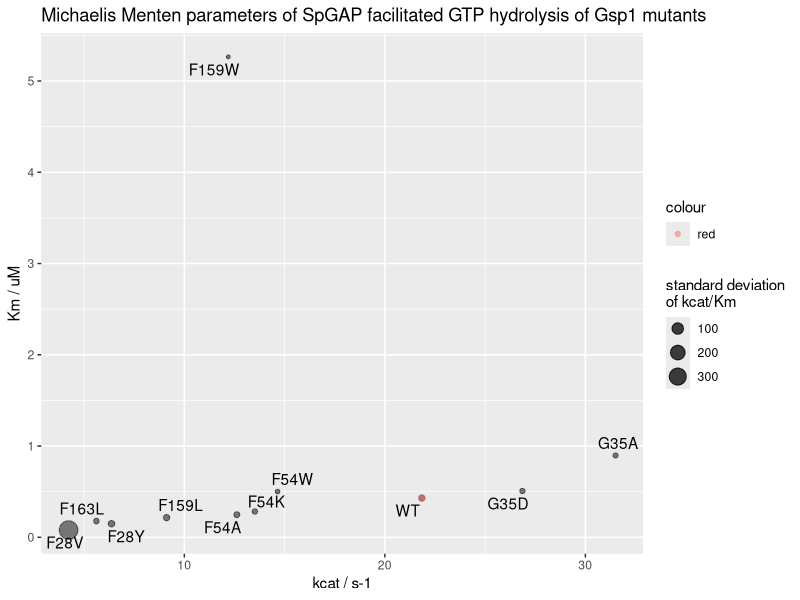

Recreate this plot in R.
library(tidyverse)
library(ggrepel)
library(pracma)
outfiles <- "final_data"
dir.create(file.path(outfiles), showWarnings = FALSE)

#### analyse and parse parameters from DELA
parameters <- read_tsv('./fit_GAP_data.txt') %>% 
  select(data, kcat, Km, "conc" = `[S]`, basS) %>% 
  separate(col = data, into = c("date", "mutant", "well", "input_conc", "GAP_conc", "sensor_conc"), sep = "-", convert = T, remove = T) %>% 
  mutate("aprox_loading_eff" = conc/input_conc) %>% 
  # separate(col = sample, into = c("PE", "mutant")) %>% 
  arrange(mutant, date) %>% 
  mutate('individual_kcat_Km' = kcat/Km)
# interval_table <- read_tsv('Data/RanGAP_assay/interval_table.txt') 
# read_tsv("Data/RanGAP_assay/20200720_parameters_summary.txt")%>% 
#   inner_join(., interval_table, by = c('data' = 'condition')) %>% 
#   write_tsv('Data/RanGAP_assay/parameters_with_interval.txt')
avg_parameters <- parameters %>% 
  group_by(mutant) %>% 
  summarize("mean_kcat" = mean(kcat), "mean_Km" = mean(Km), 
            "kcat_sd" = sd(kcat), "Km_sd" = sd(Km), 
            "kcat_se" = std_err(kcat), "Km_se" = std_err(Km), 
            'mean_kcat_Km' = mean(individual_kcat_Km),    #### take the mean of individual kcat/Km
            'sd' = sd(individual_kcat_Km),  ### this sd reports the sd of the kcat/Km ratio between individual measurements
            'se' = std_err(individual_kcat_Km),
            "combined_sd" =  (sqrt( (kcat_sd/mean_kcat)^2 + (Km_sd/mean_Km)^2 )) * mean_kcat_Km,  ### but use the more strict way for getting the std.dev
            "combined_se" =  (sqrt( (kcat_se/mean_kcat)^2 + (Km_se/mean_Km)^2 )) * mean_kcat_Km,  ### but use the more strict way for getting the std.dev
            # 'log_kcat_over_Km' = log(mean_kcat_Km),
            # 'log_sd' = sd/mean_kcat_Km
            ) %>% 
  ungroup() %>% 
  select(mutant, 'mean_kcat' = mean_kcat, 'mean_Km' = mean_Km, mean_kcat_Km, everything())

GAP_parameters <- parameters %>% 
  inner_join(., avg_parameters, by = 'mutant') %>% 
  select(-date, -well, -input_conc, -aprox_loading_eff, -basS)
write_tsv(GAP_parameters, file = file.path(outfiles, "GAP_kinetics_MichaelisMenten_parameters.txt"))
# avg_parameters %>% 
#   select(mutant,'kcat' = mean_kcat, 'Km' = mean_Km, everything()) %>% 
#   write_tsv(., path = file.path(outfiles, "GAP_MM_parameters_clean.txt"))
#### kcat vs Km scatterplot
avg_parameters %>% 
  ggplot(aes(x = mean_kcat, y = mean_Km, label = mutant)) + 
  geom_point(aes(size = sd), alpha = 0.5) +
  geom_point(data = avg_parameters[avg_parameters$mutant == "WT",], 
             aes(size = sd, color = "red"), alpha = 0.5) +
  geom_text_repel() +
  xlab(label = "kcat / s-1") +
  ylab(label = "Km / uM") +
  labs(size = "standard deviation\nof kcat/Km ") +
  ggtitle("Michaelis Menten parameters of SpGAP facilitated GTP hydrolysis of Gsp1 mutants")
#ggsave(filename = file.path(outfiles, "kcat_vs_Km_scatterplot.pdf"), height = 7, width = 12)
avg_parameters %>% 
  select(mutant, mean_kcat, kcat_se, mean_Km, Km_se, mean_kcat_Km, se) %>% 
  write_delim(file.path(outfiles, 'GAP_table_raw.txt'), delim='\t')

# parameters <- parameters %>%
#   mutate('row' = substr(well, 1,1)) %>%
#   mutate('exp' = str_c(date, row, mutant))
# intrinsic_hydrolysis_data <- read_tsv('Data/RanGAP_assay/intrinsic_data/revisions_intrinsic_hydrolysis_data.txt') %>% 
#   mutate('exp' = str_c(date, row, mutant))

# intrinsic_replicates_to_remove <- intrinsic_hydrolysis_data %>%   #### remove the intrinsic measurements for many of the test wt runs, where final concncetration was probably not well estimated
#   filter(mutant == 'WT' & !(exp %in% unique(parameters$exp))) %>% pull(exp) %>% unique()

# intrinsic_hydrolysis_data <- intrinsic_hydrolysis_data %>% 
#   filter(! exp %in% intrinsic_replicates_to_remove)

# intrinsic_hydrolysis_data %>% 
#   filter(mutant %in% c('T34Q', 'T34E')) %>% 
#   ggplot(aes(x = Time, y = fluorescence, color = condition)) + 
#   geom_point() +
#   facet_grid(~mutant)
# ### remove the intrinsic measurements from 20190606 and the T34Q one from 20190606 because that was a faulty batch of sensor
# ### also so far remove PE19_R78K from 20190315 because it looks way to high but need to add more repeats to confirm
# intrinsic_hydrolysis <- intrinsic_hydrolysis_data %>% 
#   select(condition, sample, mutant, final_product_conc, date, slope, intercept, rel_rate) %>% 
#   filter(! (date == '20190606' | 
#               (date == '20190605' & sample == 'PE13_T34Q') |
#               (date == '20190315' & (sample == 'PE19_R78K')) |
#               (date == '20200531' & sample == 'PE1_WT') |
#               (date == '20190715' & (sample == 'PE2_T34A' | sample == 'PE1_WT')))) %>% 
#   unique() %>% 
#   arrange(rel_rate)
# intrinsic_hydrolysis_summary <- intrinsic_hydrolysis %>% 
#   mutate('rel_rate_log' = log(rel_rate)) %>% 
#   select(sample, mutant, condition, rel_rate, rel_rate_log) %>% 
#   unique() %>% 
#   group_by(sample, mutant) %>% 
#   summarize('mean_rel_rate' = mean(rel_rate), 'sd_rel_rate' = sd(rel_rate), 'se_rel_rate' = std_err(rel_rate),  
#             'mean_log_rel_rate' = mean(rel_rate_log),
#             'sd_log_rel_rate' = sd_rel_rate/mean_rel_rate,
#             'se_log_rel_rate' = se_rel_rate/mean_rel_rate
#             )

# intrinsic_hydrolysis %>% 
#   inner_join(., intrinsic_hydrolysis_summary, by = 'mutant') %>% 
#   select(mutant, final_product_conc, rel_rate, mean_rel_rate, sd_rel_rate, se_rel_rate, mean_log_rel_rate, sd_log_rel_rate, se_log_rel_rate) %>% 
#   arrange(mean_rel_rate) %>% write_tsv(path = str_c(outfiles, '/intrinsic_hydrolysis.txt'))

# write_tsv(intrinsic_hydrolysis_summary, file.path(outfiles,'intrinsic_hydrolysis_parameters.txt')) 


